Frame 1 (no input): blank canvas, image omitted
Frame 60 (the mouse pressed at the canvas centre just before this capture): blank canvas, image omitted
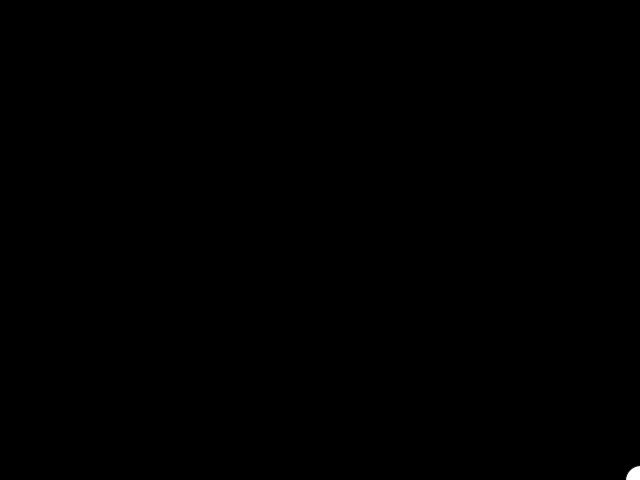
Frame 120 (the mouse held since frame 60 and released just before this capture)

The Processing sketch whose frames 1 and 60 were blank and that drew this single picture after the mouse press (run headless with seeded random() and noise(); from frame 60 on, the mouse is pressed at the canvas centre):

// Processing sketch: bouncingBall
// ── bouncingBall.pde
ArrayList<Ball> b;

void setup() {
  size(640, 480);
  
  b = new ArrayList<Ball>();
}

void draw() {
  background(0);
  translate(width/2,height/2);
  for (Ball b : b) {
    b.move();
    b.display();
  }
}

void mousePressed() {
  b.add(new Ball()); 
  
}
// ── Ball.pde
class Ball{
  
  int size;
  PVector location, velocity;

  Ball() {
    size = int(random(10, 40));
    location = new PVector(width/2, height/2);
    velocity = new PVector(random(-3, 3), random(-3, 3));
  }

  void move() {
    location.add(velocity);
    if (location.x < -width/2 + size/2 || location.x > width/2-size/2) 
      velocity.x *= -1;

    if (location.y < -height/2 + size/2 || location.y > height/2-size/2) 
      velocity.y *= -1;
  }

  void display() {
    fill(255);
    ellipse(location.x, location.y, size, size);
  }
}
